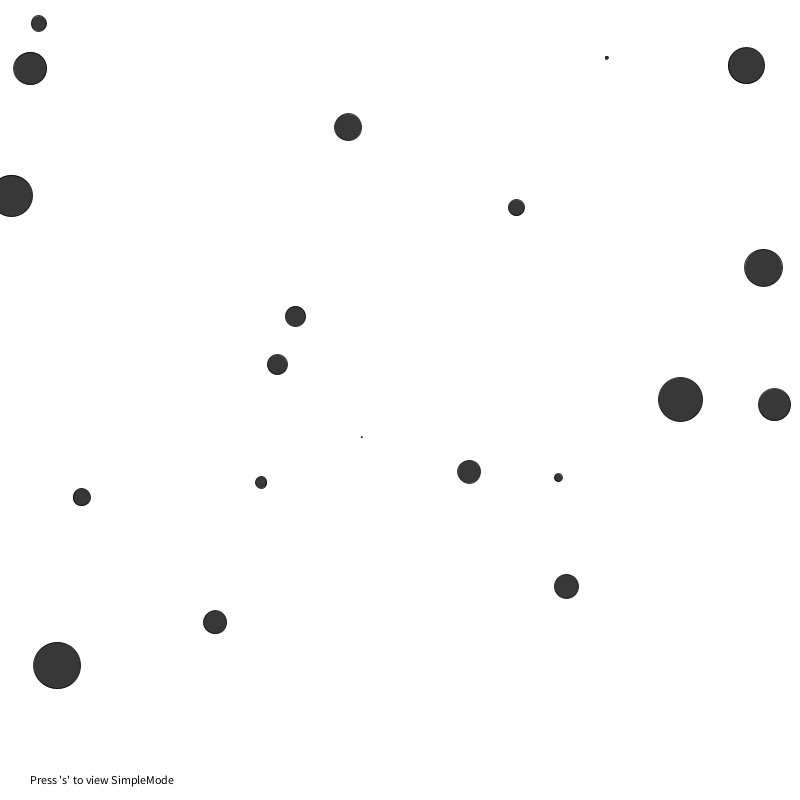
Frame 1 (no input)
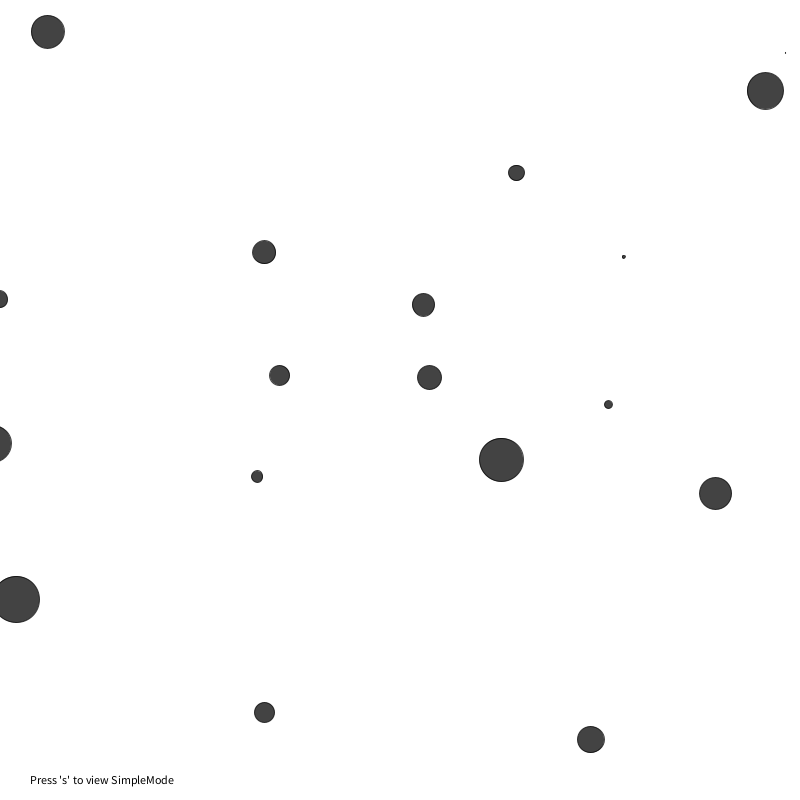
Frame 60 (the mouse pressed at the canvas centre just before this capture)
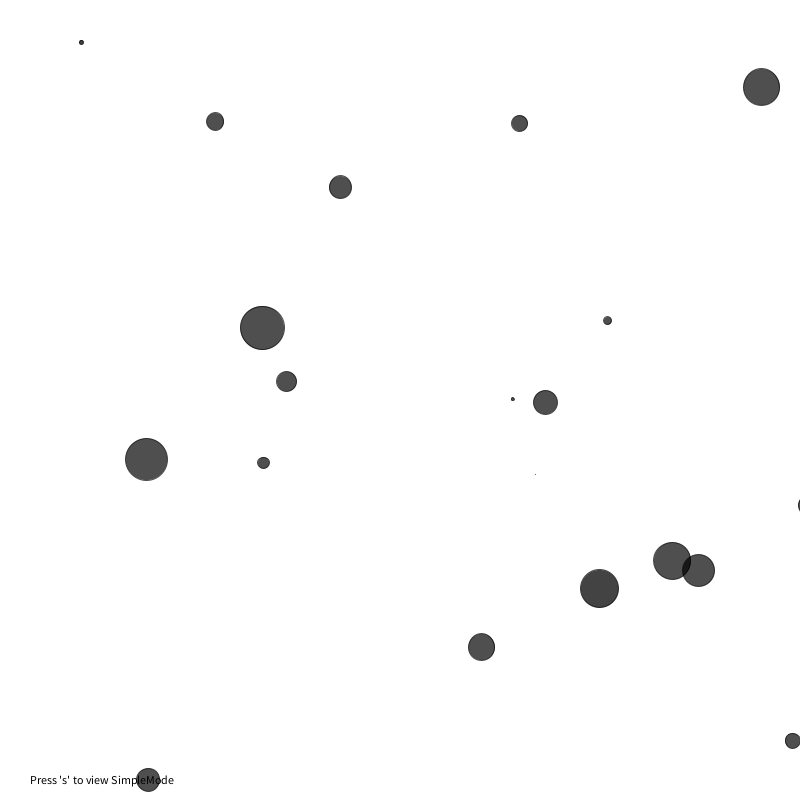
Frame 120 (the mouse held since frame 60 and released just before this capture)

The Processing sketch that drew these frames (run headless with seeded random() and noise(); from frame 60 on, the mouse is pressed at the canvas centre):

// Processing sketch: MyEcoSystem
// ── MyEcoSystem.pde
/*
 * Jonghwa Park
 * suakii@gmail.com
*/
World world;

void setup() {

  size(800, 800);
  world = new World(20);
  smooth();

}

void draw() {
  background(255);

  world.run();
  
  fill(0);
  text("Press 's' to view SimpleMode", 30, height-16);


}

void mousePressed() {
  world.born(mouseX,mouseY); 
}

void mouseDragged() {
  world.born(mouseX,mouseY); 
}

void keyPressed() {

  if (key == 's') {
    world.changeGraphicsMode();
  }
}
// ── Agent.pde
/*
 * Jonghwa Park
 * suakii@gmail.com
*/

class Agent {
  PVector location;
  PVector velocity;
  
  float health;
  float xoff;
  float yoff;
 
  float r;
  float maxspeed;
  
  //color features
  color c;
  int col1, col2, col3;
  
  //Body variables
  PVector [] points;
  int bodyTemplate;
  
  //
  boolean simpleGraphics;
 
  
  Agent(PVector l) {
    location = l.copy();
    health = 200;
    xoff = random(1000);
    yoff = random(1000);
    maxspeed = map(random(1), 0, 1, 15, 0);
    r = map(random(1), 0, 1, 0, 50);
    simpleGraphics = true;
    
    velocity = new PVector(0, 0);
  }
  
  void run() {
    update();
    borders();
    display();
  }
  
  

  
  Agent reproduce() {
    if (random(1) < 0.0005) {
      return new Agent(location);
    } 
    else {
      return null;
    }
  }
  
  void update() {
    // Simple movement based on perlin noise
    // How about change noise function to random function?
    velocity.x = map(noise(xoff),0,1,-maxspeed,maxspeed);
    velocity.y = map(noise(yoff),0,1,-maxspeed,maxspeed);
    xoff += 0.01;
    yoff += 0.01;

    location.add(velocity);
    // Death always looming
    health -= 0.2;
  }
  
   // Wraparound
  void borders() {
    if (location.x < -r) location.x = width+r;
    if (location.y < -r) location.y = height+r;
    if (location.x > width+r) location.x = -r;
    if (location.y > height+r) location.y = -r;
  }
  
  // Method to display
  void display() {
    
    pushMatrix();
      if(simpleGraphics == false)
        drawBody();
      else
        simpleShape();
    popMatrix();
  }
  
  //child class to override this 
  void drawBody() {
  
  }
  void simpleShape() {
      ellipseMode(CENTER);
      stroke(0,health);
      fill(0, health);
      ellipse(location.x, location.y, r, r);
  }
  void changeGraphicsMode() {
    simpleGraphics = !simpleGraphics;
    
  }

  // Death
  boolean dead() {
    if (health < 0.0) {
      return true;
    } 
    else {
      return false;
    }
  }









}
// ── Fish.pde


class Fish extends Agent {
  
  float s = random(-90, 90);
  float d = random(0.1, 0.3);
  
  Fish(PVector l) {
    super(l);
    
  }
  
  void drawBody() {
    pushMatrix();
      translate(location.x, location.y);
      scale(d);
      stroke(0,health);
      fill(0, health);
      
      rotate(velocity.heading()-radians(90));
      beginShape();
        for (int i = 0; i <= 180; i+=20) {
          float x = sin(radians(i)) * i/3;
          float angle = sin(radians(i+s+frameCount*5)) * 50;
          vertex(x-angle, i*2);
          vertex(x-angle, i*2);
        }
        
       for (int i = 180; i >= 0; i-=20) {
          float x = sin(radians(i)) * i/3;
          float angle = sin(radians(i+s+frameCount*5)) * 50;
          vertex(-x-angle, i*2);
          vertex(-x-angle, i*2);
      }
      endShape();
    popMatrix();
  }
  



}
// ── World.pde
/*
 * Jonghwa Park
 * suakii@gmail.com
*/
class World {

  ArrayList<Agent> agents;    // An arraylist for all the creatures

  // Constructor
  World(int num) {
    // Start with initial food and creatures
    agents = new ArrayList<Agent>();              // Initialize the arraylist
    for (int i = 0; i < num; i++) {
      PVector l = new PVector(random(width),random(height));
      agents.add(new Agent(l));
    }
  }

  // Make a new creature
  void born(float x, float y) {
    PVector l = new PVector(x,y);
    agents.add(new Agent(l));
  }

  // Run the world
  void run() {
    
    // Cycle through the ArrayList backwards b/c we are deleting
    for (int i = agents.size()-1; i >= 0; i--) {
      // All bloops run and eat
      Agent a = agents.get(i);
      a.run();
      // If it's dead, kill it and make food
      if (a.dead()) {
        agents.remove(i);
      }
      // Perhaps this bloop would like to make a baby?
      Agent child = a.reproduce();
      if (child != null) 
        agents.add(child);
    }
  }
  
  void changeGraphicsMode() {
    for(Agent agent: agents) {
      agent.changeGraphicsMode();
    }   
  }
}
